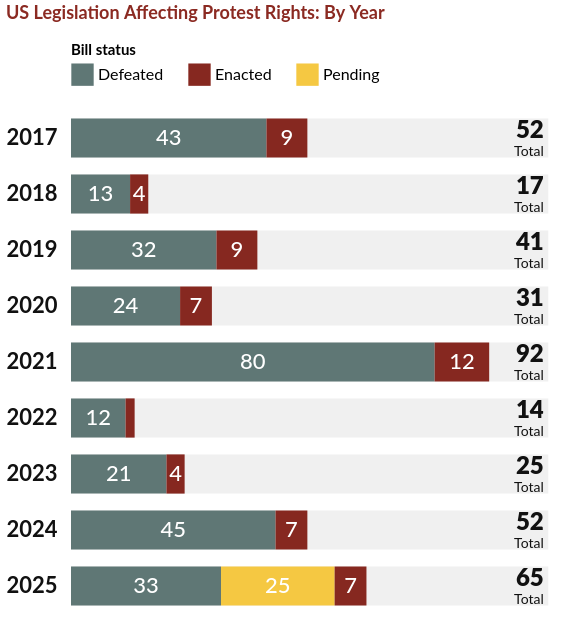

The specification (Vega-Lite) saved for this image:
### Vega-Lite specification from a JSON file in a GitHub repository (floating-point values rounded to 4 significant figures)
{"$schema": "https://vega.github.io/schema/vega-lite/v6.json", "title": {"text": "US Legislation Affecting Protest Rights: By Year", "anchor": "start", "color": "#8b2a22", "fontSize": 18, "fontWeight": "bold", "offset": 20}, "width": 500, "height": {"step": 56}, "data": {"values": [{"year": "2017", "Defeated": 43, "Pending": 0, "Enacted": 9}, {"year": "2018", "Defeated": 13, "Pending": 0, "Enacted": 4}, {"year": "2019", "Defeated": 32, "Pending": 0, "Enacted": 9}, {"year": "2020", "Defeated": 24, "Pending": 0, "Enacted": 7}, {"year": "2021", "Defeated": 80, "Pending": 0, "Enacted": 12}, {"year": "2022", "Defeated": 12, "Pending": 0, "Enacted": 2}, {"year": "2023", "Defeated": 21, "Pending": 0, "Enacted": 4}, {"year": "2024", "Defeated": 45, "Pending": 0, "Enacted": 7}, {"year": "2025", "Defeated": 33, "Pending": 25, "Enacted": 7}]}, "transform": [{"fold": ["Defeated", "Pending", "Enacted"], "as": ["status", "count"]}, {"filter": "datum.count > 0"}, {"calculate": "indexof(['Defeated','Pending','Enacted'], datum.status)", "as": "rank"}, {"window": [{"op": "sum", "field": "count", "as": "end"}], "groupby": ["year"], "sort": [{"field": "rank"}], "frame": [null, 0]}, {"calculate": "datum.end - datum.count", "as": "start"}, {"calculate": "datum.start + datum.count / 2", "as": "mid"}], "encoding": {"y": {"field": "year", "type": "ordinal", "title": null, "scale": {"paddingInner": 0.3}, "axis": {"domain": false, "ticks": false, "labelFontSize": 22, "labelFontWeight": "bold", "labelColor": "#111", "labelPadding": 14}}}, "layer": [{"transform": [{"aggregate": [], "groupby": ["year"]}], "mark": {"type": "bar", "color": "#f0f0f0"}, "encoding": {"x": {"datum": 0, "type": "quantitative", "scale": {"domain": [0, 105]}, "axis": null}, "x2": {"datum": 105}}}, {"mark": "bar", "encoding": {"x": {"field": "start", "type": "quantitative"}, "x2": {"field": "end"}, "color": {"field": "status", "type": "nominal", "scale": {"domain": ["Defeated", "Enacted", "Pending"], "range": ["#5f7775", "#862820", "#f5c842"]}, "legend": {"title": "Bill status", "orient": "top", "direction": "horizontal", "symbolType": "square", "symbolSize": 500, "symbolStrokeWidth": 0, "labelFontSize": 16, "titleFontSize": 15, "columnPadding": 24, "offset": 24}}}}, {"transform": [{"filter": "datum.count >= 3"}], "mark": {"type": "text", "color": "white", "fontSize": 22, "fontWeight": 500}, "encoding": {"x": {"field": "mid", "type": "quantitative"}, "text": {"field": "count"}}}, {"transform": [{"aggregate": [{"op": "sum", "field": "count", "as": "total"}], "groupby": ["year"]}], "mark": {"type": "text", "align": "right", "dy": -7, "fontSize": 24, "fontWeight": 900, "color": "#111"}, "encoding": {"x": {"datum": 104, "type": "quantitative"}, "text": {"field": "total"}}}, {"transform": [{"aggregate": [], "groupby": ["year"]}], "mark": {"type": "text", "align": "right", "dy": 14, "fontSize": 14, "color": "#111", "text": "Total"}, "encoding": {"x": {"datum": 104, "type": "quantitative"}}}], "config": {"font": "Lato, Helvetica, Arial, sans-serif", "view": {"stroke": null}}}
